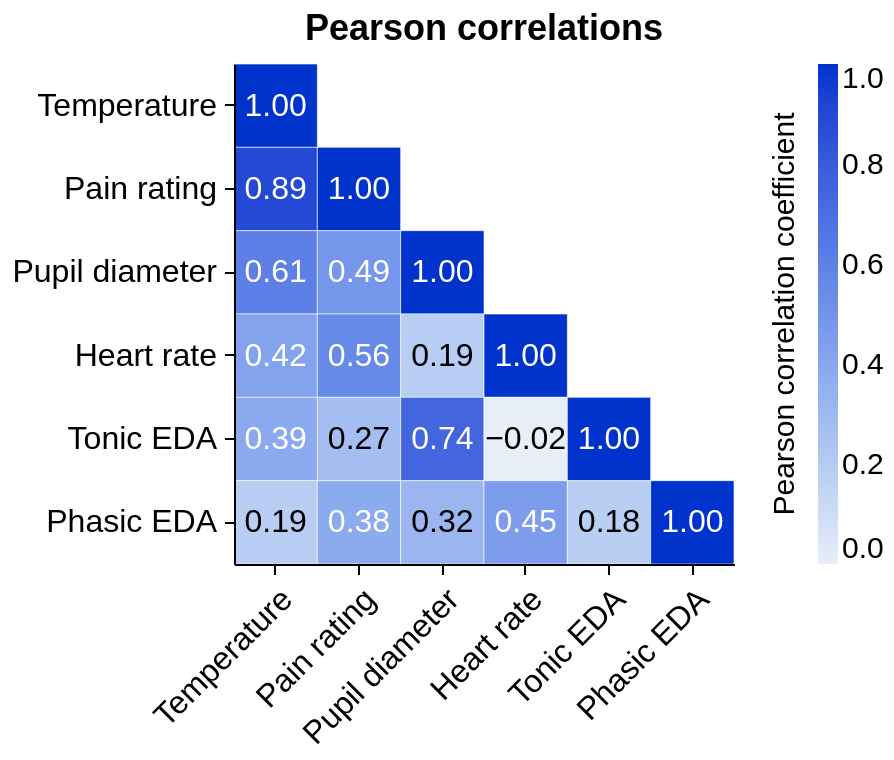

This figure's notebook cell:
### Markdown cell above
## B — Pearson correlations

The first 20 seconds are omitted, matching the previous analysis. Only the lower triangle is drawn because the matrix is symmetric.

### Code cell
panel_b = plot_correlation_heatmap(
    averages,
    features=None,
    skip_first_n_seconds=20,
    width=250,
    height=250,
    title="Pearson correlations",
)
style_figure(panel_b)

### Figure 1 — Vega-Lite specification as saved in the notebook (floating-point values rounded to 4 significant figures)
{"config": {"view": {"continuousWidth": 300, "continuousHeight": 300, "stroke": null}, "axis": {"domainColor": "black", "domainWidth": 1, "grid": false, "labelColor": "black", "labelFont": "Arial", "labelFontSize": 16, "labelPadding": 4, "tickColor": "black", "tickSize": 5, "titleColor": "black", "titleFont": "Arial", "titleFontSize": 16, "titleFontWeight": "normal", "titlePadding": 6}, "background": "white", "font": "Arial", "header": {"labelFont": "Arial", "labelFontSize": 18, "labelFontWeight": "bold", "titleFont": "Arial", "titleFontSize": 18}, "legend": {"labelFont": "Arial", "labelFontSize": 15, "titleFont": "Arial", "titleFontSize": 15, "titleFontWeight": "normal"}, "title": {"anchor": "middle", "color": "black", "font": "Arial", "fontSize": 18, "fontWeight": "bold", "offset": 8}}, "layer": [{"mark": {"type": "rect", "stroke": "white", "strokeWidth": 0.3}, "encoding": {"color": {"field": "correlation", "legend": {"format": ".1f", "gradientLength": 250, "gradientThickness": 10, "orient": "right", "title": "Pearson correlation coefficient", "titleLimit": 250, "titleOrient": "left", "titlePadding": 8, "values": [0, 0.2, 0.4, 0.6, 0.8, 1]}, "scale": {"clamp": true, "domain": [0, 1], "range": ["#e8eef7", "#0033cc"]}, "type": "quantitative"}, "tooltip": [{"field": "y", "title": "Signal 1", "type": "nominal"}, {"field": "x", "title": "Signal 2", "type": "nominal"}, {"field": "correlation", "format": ".3f", "title": "r", "type": "quantitative"}], "x": {"axis": {"labelAlign": "right", "labelAngle": -45, "labelLimit": 130}, "field": "x", "sort": ["Temperature", "Pain rating", "Pupil diameter", "Heart rate", "Tonic EDA", "Phasic EDA"], "title": null, "type": "nominal"}, "y": {"axis": {"labelLimit": 130}, "field": "y", "sort": ["Temperature", "Pain rating", "Pupil diameter", "Heart rate", "Tonic EDA", "Phasic EDA"], "title": null, "type": "nominal"}}}, {"mark": {"type": "text", "baseline": "middle", "fontSize": 16}, "encoding": {"color": {"condition": {"test": "datum.correlation >= 0.35", "value": "white"}, "value": "black"}, "text": {"field": "correlation", "format": ".2f", "type": "quantitative"}, "x": {"axis": {"labelAlign": "right", "labelAngle": -45, "labelLimit": 130}, "field": "x", "sort": ["Temperature", "Pain rating", "Pupil diameter", "Heart rate", "Tonic EDA", "Phasic EDA"], "title": null, "type": "nominal"}, "y": {"axis": {"labelLimit": 130}, "field": "y", "sort": ["Temperature", "Pain rating", "Pupil diameter", "Heart rate", "Tonic EDA", "Phasic EDA"], "title": null, "type": "nominal"}}}], "data": {"values": [{"x": "Temperature", "y": "Temperature", "correlation": 1.0}, {"x": "Temperature", "y": "Pain rating", "correlation": 0.8905}, {"x": "Pain rating", "y": "Pain rating", "correlation": 1.0}, {"x": "Temperature", "y": "Pupil diameter", "correlation": 0.6056}, {"x": "Pain rating", "y": "Pupil diameter", "correlation": 0.4884}, {"x": "Pupil diameter", "y": "Pupil diameter", "correlation": 1.0}, {"x": "Temperature", "y": "Heart rate", "correlation": 0.4198}, {"x": "Pain rating", "y": "Heart rate", "correlation": 0.5591}, {"x": "Pupil diameter", "y": "Heart rate", "correlation": 0.1871}, {"x": "Heart rate", "y": "Heart rate", "correlation": 1.0}, {"x": "Temperature", "y": "Tonic EDA", "correlation": 0.3868}, {"x": "Pain rating", "y": "Tonic EDA", "correlation": 0.2724}, {"x": "Pupil diameter", "y": "Tonic EDA", "correlation": 0.7424}, {"x": "Heart rate", "y": "Tonic EDA", "correlation": -0.02289}, {"x": "Tonic EDA", "y": "Tonic EDA", "correlation": 1.0}, {"x": "Temperature", "y": "Phasic EDA", "correlation": 0.1885}, {"x": "Pain rating", "y": "Phasic EDA", "correlation": 0.3813}, {"x": "Pupil diameter", "y": "Phasic EDA", "correlation": 0.3182}, {"x": "Heart rate", "y": "Phasic EDA", "correlation": 0.4513}, {"x": "Tonic EDA", "y": "Phasic EDA", "correlation": 0.1835}, {"x": "Phasic EDA", "y": "Phasic EDA", "correlation": 1.0}]}, "height": 250, "title": {"text": "Pearson correlations", "anchor": "middle"}, "width": 250, "$schema": "https://vega.github.io/schema/vega-lite/v6.4.1.json"}
